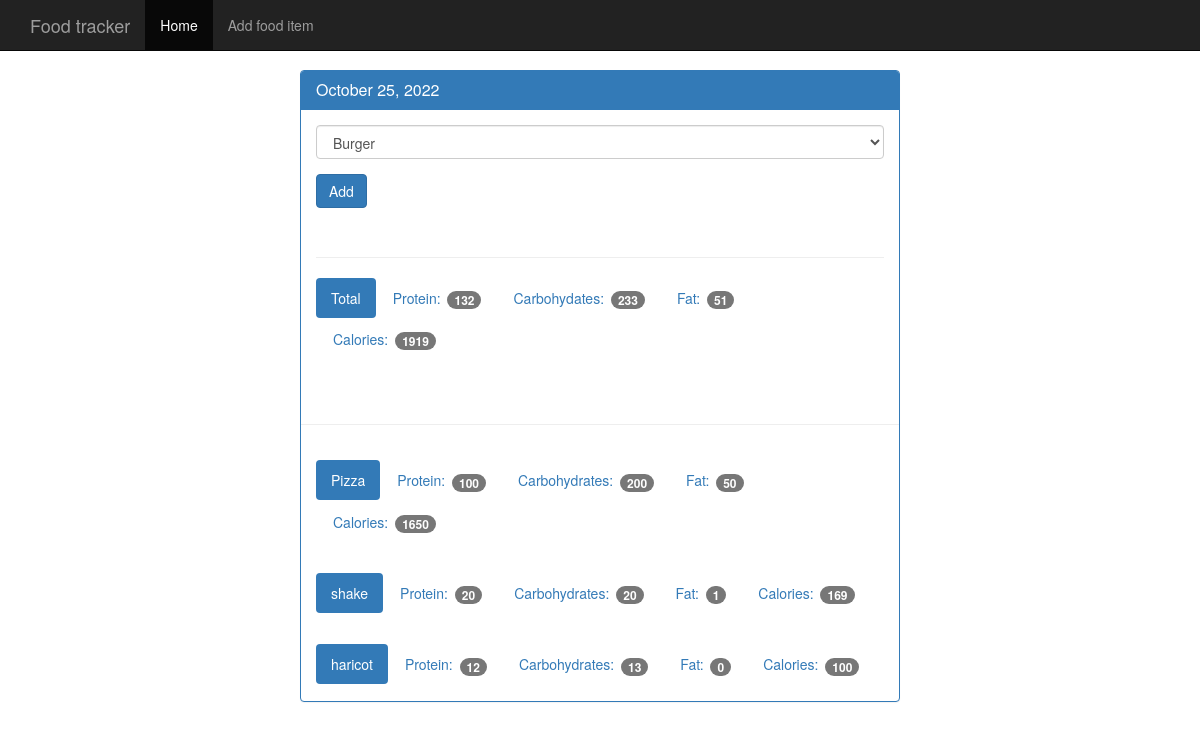
Page /view/20221025 on the committed database.
### tables this page shows
CREATE TABLE food (
    id integer primary key autoincrement,
    name text not null,
    protein integer not null,
    carbohydrates integer not null,
    fat integer not null,
    calories integer not null
);

### app.py (the view)
@app.route('/view/<date>', methods=['GET', 'POST'])
def view(date):
    db = get_db()
    cur = db.execute('select id, entry_date from log_date where entry_date = ?', [date])
    date_result = cur.fetchone()
    if request.method == 'POST':
        db.execute('insert into food_date (food_id, log_date_id) values (?, ?)', [request.form['food-select'], date_result['id']])
        db.commit()
    d = datetime.strptime(str(date_result['entry_date']), '%Y%m%d')
    pretty_date = datetime.strftime(d, '%B %d, %Y')
    food_cur = db.execute('select id, name from food')
    food_results = food_cur.fetchall()
    log_cur = db.execute('select food.name, food.protein, food.carbohydrates, food.fat, food.calories from log_date join food_date on food_date.log_date_id = log_date.id join food on food.id = food_date.food_id where log_date.entry_date = ?', [date])
    log_results = log_cur.fetchall()
    totals = {}
    totals['protein'] = 0
    totals['carbohydrates'] = 0
    totals['fat'] = 0
    totals['calories'] = 0
    for food in log_results:
        totals['protein'] += food['protein']
        totals['carbohydrates'] += food['carbohydrates']
        totals['fat'] += food['fat']
        totals['calories'] += food['calories']
    return render_template('day.html', pretty_date=pretty_date, entry_date=date_result['entry_date'], food_results=food_results, log_results=log_results, totals=totals)

### database.py (called while the page is built)
def connect_db():
    sql = sqlite3.connect('/home/lucas/Bureau/repos/flask_first_project/food_log.db')
    sql.row_factory = sqlite3.Row
    return sql

def get_db():
    if not hasattr(g, 'sqlite3_db'):
        g.sqlite_db = connect_db()
    return g.sqlite_db

### templates/day.html
{% extends 'base.html' %}
{% block body %}
    <nav class="navbar navbar-inverse navbar-fixed-top">
          <div class="container">
            <div class="navbar-header">
                <a class="navbar-brand" href="{{ url_for('index')}}">Food tracker</a>
            </div>
            <div id="navbar" class="collapse navbar-collapse">
            <ul class="nav navbar-nav">
              <li class="active">
                <a href="{{ url_for('index')}}">Home</a>
              </li>
              <li>
                <a href="{{ url_for('food')}}">Add food item</a>
              </li>
            </ul>
          </div>
        </div>
      </nav>
    <div class="container theme-showcase col-sm-6 col-sm-offset-3" role="main">
        <div class="row">
          <div>
            <div class="panel panel-primary">
              <div class="panel-heading">
                <h3 class="panel-title">{{pretty_date}}</h3>
              </div>
              <div class="panel-body">
                <form method="POST" action="{{ url_for('view', date=entry_date) }}">
                  <div class="form-group">
                    <select class="form-control" name="food-select">
                      {% for food in food_results %}
                        <option value="{{ food.id }}">{{food.name}}</option>
                      {%endfor%}
                    </select>
                  </div>
                  <button type="submit" class="btn btn-primary">Add</button>
                </form>
                <div class="page-header"></div>
                <ul class="nav nav-pills" role="tablist">
                  <li class="active"><a>Total</a></li>
                  <li><a>Protein: <span class="badge">{{totals.protein}}</span></a></li>
                  <li><a>Carbohydates: <span class="badge">{{totals.carbohydrates}}</span></a></li>
                  <li><a>Fat: <span class="badge">{{totals.fat}}</span></a></li>
                  <li><a>Calories: <span class="badge">{{totals.calories}}</span></a></li>
                </ul>
              </div>
              <div class="page-header"></div>
              {% for food in log_results %}
                <div class="panel-body">
                  <ul class="nav nav-pills" role="tablist">
                    <li class="active"><a>{{food.name}}</a></li>
                    <li><a>Protein: <span class="badge">{{food.protein}}</span></a></li>
                    <li><a>Carbohydrates: <span class="badge">{{food.carbohydrates}}</span></a></li>
                    <li><a>Fat: <span class="badge">{{food.fat}}</span></a></li>
                    <li><a>Calories: <span class="badge">{{food.calories}}</span></a></li>
                  </ul>
                </div>
              {% endfor %}
            </div>
          </div>
        </div>
      </div>
{% endblock %}

### templates/base.html (shortened to what this page needs)
<!doctype html>
<html lang="en">
  <head>
    <link href="{{ url_for('static', filename='bootstrap.min.css') }}" rel="stylesheet">
    <link href="{{ url_for('static', filename='theme.css')}}" rel="stylesheet">
  </head>
  <body>
    {% block body %}
    {% endblock %}
  </body>
</html>

### static/theme.css (style rules this page uses)
body { padding-top: 70px; padding-bottom: 30px; }

### rows in the picture
food: name "Pizza", protein "100", carbohydrates "200", fat "50", calories "1650"
food: name "shake", protein "20", carbohydrates "20", fat "1", calories "169"
food: name "haricot", protein "12", carbohydrates "13", fat "0", calories "100"

### other values in the picture
{{ pretty_date }} "October 25, 2022"
{{ totals.protein }} "132"
{{ totals.carbohydrates }} "233"
{{ totals.fat }} "51"
{{ totals.calories }} "1919"
form field food-select "Burger"
